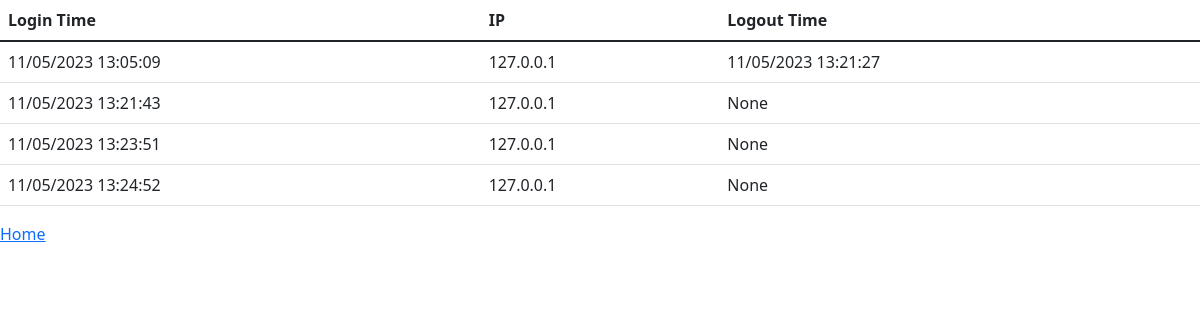
Page /user_activity/2/ (signed in) on the committed database.
### accounts/models.py (models this page shows)
class user_activity(models.Model):
    user = models.ForeignKey(User, on_delete=models.CASCADE)
    login_time = models.CharField(max_length=100,null=True,blank=True)
    login_ip = models.CharField(max_length=100,null=True,blank=True)
    logout_time = models.CharField(max_length=100,default='None')

### company_and_employee/views.py (the view)
# urls.py: path('user_activity/<int:id>/', user_activity_view , name= 'user_activity'),
@login_required(login_url='login')
def user_activity_view(request,id):
    all_activity = user_activity.objects.filter(user_id = id)
    return render(request,'user_activity.html',{'all_activity':all_activity})

### templates/user_activity.html (shortened to what this page needs)
<!DOCTYPE html>
<html lang="en">
<head>
    <link
      href="https://cdn.jsdelivr.net/npm/bootstrap@5.1.3/dist/css/bootstrap.min.css"
      rel="stylesheet"
    />
</head>
<body>
    <table class="table">
        <thead>
          <tr>
            <th scope="col">Login Time</th>
            <th scope="col">IP</th>
            <th scope="col">Logout Time</th>
          </tr>
        </thead>
        <tbody>
            {% for activite  in all_activity %}
          <tr>
            <td>{{activite.login_time}}</td>
            <td>{{activite.login_ip}}</td>
            <td>{{activite.logout_time}}</td>
          </tr>
          {% endfor %}
        </tbody>
      </table>
      <a href="{% url 'employee' %}">Home</a>
</body>
</html>

### rows in the picture
user_activity: login_time "11/05/2023 13:05:09", login_ip "127.0.0.1", logout_time "11/05/2023 13:21:27"
user_activity: login_time "11/05/2023 13:21:43", login_ip "127.0.0.1", logout_time "None"
user_activity: login_time "11/05/2023 13:23:51", login_ip "127.0.0.1", logout_time "None"
user_activity: login_time "11/05/2023 13:24:52", login_ip "127.0.0.1", logout_time "None"
